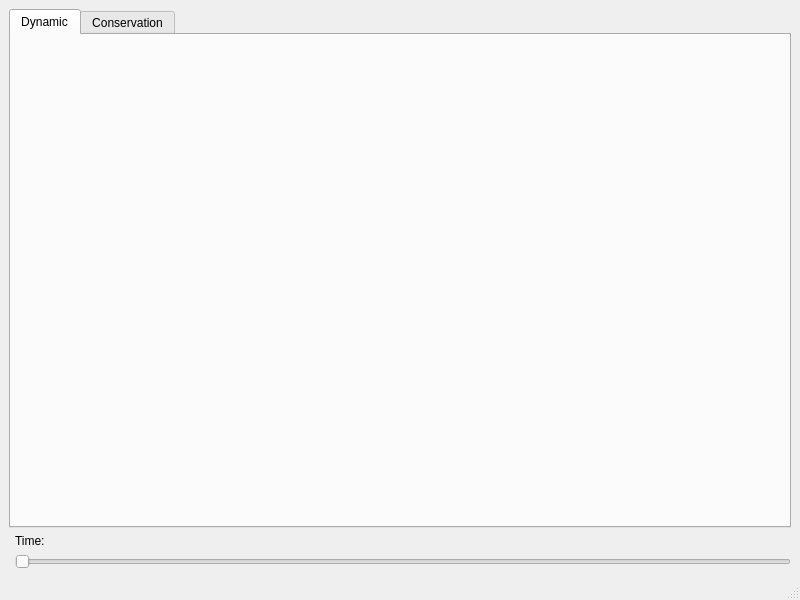
<?xml version="1.0" encoding="UTF-8"?>
<ui version="4.0">
 <class>MainWindow</class>
 <widget class="QMainWindow" name="MainWindow">
  <property name="geometry">
   <rect>
    <x>0</x>
    <y>0</y>
    <width>800</width>
    <height>600</height>
   </rect>
  </property>
  <property name="windowTitle">
   <string>MainWindow</string>
  </property>
  <widget class="QWidget" name="centralwidget">
   <layout class="QGridLayout" name="gridLayout_2">
    <item row="2" column="1">
     <widget class="QSlider" name="timeSlider">
      <property name="orientation">
       <enum>Qt::Horizontal</enum>
      </property>
      <property name="tickPosition">
       <enum>QSlider::NoTicks</enum>
      </property>
     </widget>
    </item>
    <item row="0" column="0" colspan="2">
     <widget class="QTabWidget" name="tabWidget">
      <property name="currentIndex">
       <number>0</number>
      </property>
      <widget class="QWidget" name="dynamicArea">
       <attribute name="title">
        <string>Dynamic</string>
       </attribute>
       <layout class="QGridLayout" name="dynamicLayout"/>
      </widget>
      <widget class="QWidget" name="conservationArea">
       <attribute name="title">
        <string>Conservation</string>
       </attribute>
       <layout class="QGridLayout" name="conervativeLayout"/>
      </widget>
     </widget>
    </item>
    <item row="1" column="1">
     <widget class="QLabel" name="displayTime">
      <property name="minimumSize">
       <size>
        <width>125</width>
        <height>0</height>
       </size>
      </property>
      <property name="text">
       <string>Time:</string>
      </property>
     </widget>
    </item>
   </layout>
  </widget>
  <widget class="QMenuBar" name="menubar">
   <property name="geometry">
    <rect>
     <x>0</x>
     <y>0</y>
     <width>800</width>
     <height>22</height>
    </rect>
   </property>
  </widget>
  <widget class="QStatusBar" name="statusbar"/>
 </widget>
 <resources/>
 <connections/>
</ui>
